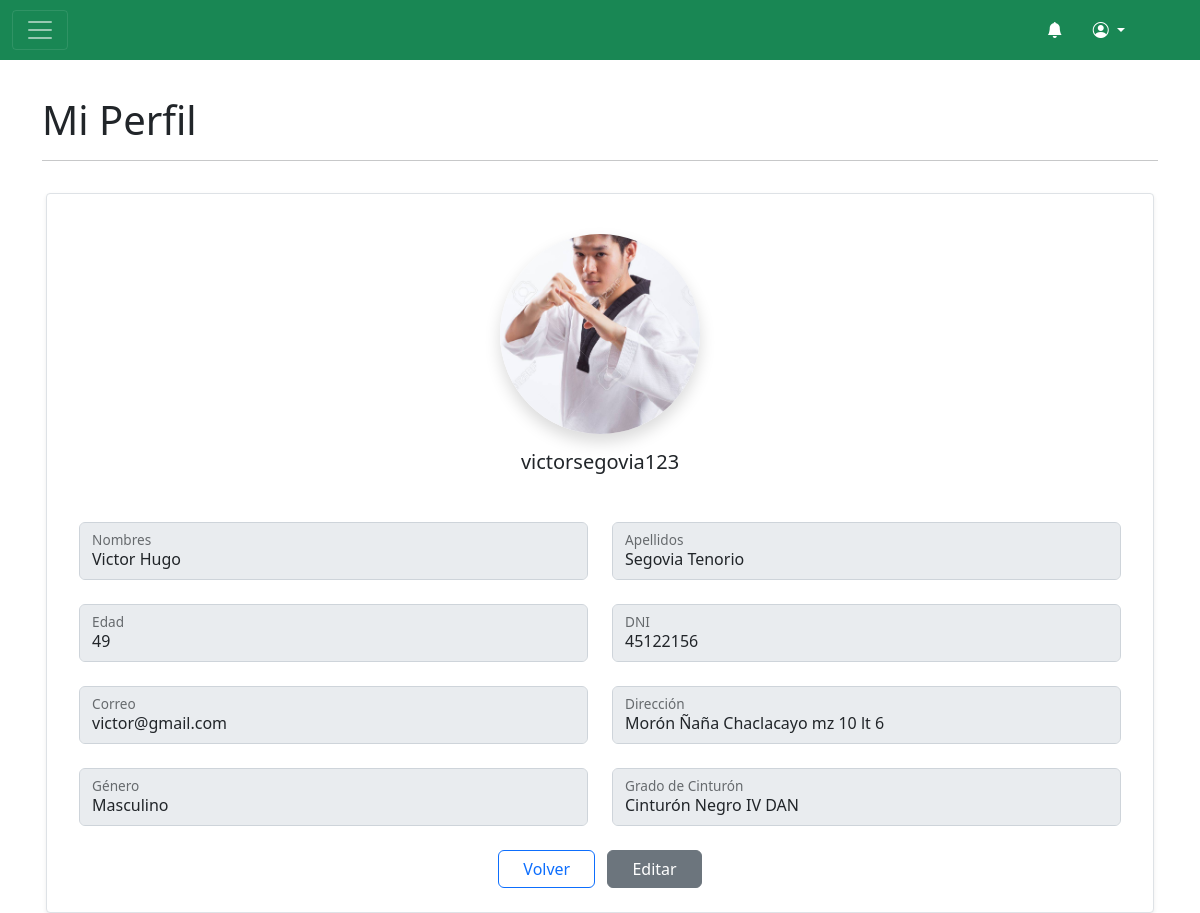
/editar_perfil/36/, run on the app's committed database.
### app/models.py (models this page shows)
class Docente(models.Model):
    nombre=models.CharField(max_length=50)
    apellido=models.CharField(max_length=50)
    edad=models.IntegerField()
    dni=models.IntegerField()
    correo=models.CharField(max_length=50)
    telefono=models.IntegerField()
    direccion=models.CharField(max_length=50)
    fecha_nacimiento=models.DateField()
    grado_cinturon=models.CharField(max_length=50)
    foto_perfil= models.ImageField(upload_to='imagenes_bd/',null=True,blank=True)
    genero=models.CharField(max_length=10,default='sin genero')
    id_usuario=models.ForeignKey(User,on_delete=models.CASCADE)
    class Meta:
        db_table='Docente'

### app/views/Perfil_Docente.py (the view)
# urls.py: path('editar_perfil/<int:id_docente>/', Perfil_Docente.editar_perfil, name='editar_perfil'),
def editar_perfil(request, id_docente):
    docente = Docente.objects.get(id=id_docente)
    if request.method == "POST":
        nombre = request.POST.get('nombre')
        apellido = request.POST.get('apellido')
        correo = request.POST.get('correo')
        direccion = request.POST.get('direccion')
        if nombre and not re.match("^[a-zA-ZáéíóúÁÉÍÓÚñÑ\s]+$", nombre):
            messages.error(request, "El nombre solo puede contener letras.")
            return redirect('editar_perfil', id_docente=docente.id)
        if apellido and not re.match("^[a-zA-ZáéíóúÁÉÍÓÚñÑ\s]+$", apellido):
            messages.error(request, "El apellido solo puede contener letras.")
            return redirect('editar_perfil', id_docente=docente.id)
        if nombre:  # Permitir actualización de nombre
            docente.nombre = nombre
        if apellido:  # Permitir actualización de apellido
            docente.apellido = apellido
        if correo:  # Permitir actualización de correo
            docente.correo = correo
        if direccion:  # Permitir actualización de dirección
            docente.direccion = direccion
        docente.save()
        messages.success(request, "Perfil actualizado exitosamente.")
        return redirect('editar_perfil', id_docente=docente.id)
    else:
        return render(request, 'app/docentes/Perfil_docente.html', {'docente': docente})

### app/templates/app/docentes/Perfil_docente.html (shortened to what this page needs)
{% extends "app/dashboard/dashboard_docente.html" %}
{% block titulo %} Mi Perfil {% endblock %}
{% block content %}
<div class="container mt-5">
    <form class="row g-3 p-4 shadow-sm bg-white border rounded-1" action="{% url 'editar_perfil' docente.id %}" method="post" enctype="multipart/form-data" id="perfilForm">
        <div class="col-12 text-center mb-4">
            <div class="position-relative d-inline-block">
                <img src="{{ docente.foto_perfil.url }}" alt="Foto de Perfil" class="rounded-circle shadow" style="width: 200px; height: 200px; object-fit: cover;">
                <h5 class="mt-3 text-center">{{ docente.id_usuario }}</h5>
            </div>
        </div>
        <div class="col-12">
            <div class="row g-4">
                <div class="col-md-6">
                    <div class="form-floating">
                        <input type="text" class="form-control" id="nombre" placeholder="Nombres" name="nombre" value="{{ docente.nombre }}" required disabled>
                        <label for="nombre">Nombres</label>
                    </div>
                </div>
                <div class="col-md-6">
                    <div class="form-floating">
                        <input type="text" class="form-control" id="apellido" placeholder="Apellidos" name="apellido" value="{{ docente.apellido }}" required disabled>
                        <label for="apellido">Apellidos</label>
                    </div>
                </div>
                <div class="col-md-6">
                    <div class="form-floating">
                        <input type="number" class="form-control" id="edad" placeholder="Edad" name="edad" value="{{ docente.edad }}" disabled required>
                        <label for="edad">Edad</label>
                    </div>
                </div>
                <div class="col-md-6">
                    <div class="form-floating">
                        <input type="text" class="form-control" id="dni" placeholder="DNI" minlength="8" maxlength="8" name="dni" value="{{ docente.dni }}" required disabled>
                        <label for="dni">DNI</label>
                    </div>
                </div>
                <div class="col-md-6">
                    <div class="form-floating">
                        <input type="email" class="form-control" id="correo" placeholder="Correo" name="correo" value="{{ docente.correo }}" required disabled>
                        <label for="correo">Correo</label>
                    </div>
                </div>
                <div class="col-md-6">
                    <div class="form-floating">
                        <input type="text" class="form-control" id="direccion" placeholder="Dirección" name="direccion" value="{{ docente.direccion }}" required disabled>
                        <label for="direccion">Dirección</label>
                    </div>
                </div>
                <div class="col-md-6">
                    <div class="form-floating">
                        <input type="text" class="form-control" id="genero" name="genero" value="{{ docente.genero }}" required disabled>
                        <label for="genero">Género</label>
                    </div>
                </div>
                <div class="col-md-6">
                    <div class="form-floating">
                        <input type="text" class="form-control" id="grado_cinturon" name="grado_cinturon" value="{{ docente.grado_cinturon }}" required disabled>
                        <label for="grado_cinturon">Grado de Cinturón</label>
                    </div>
                </div>
            </div>
        </div>
        <div class="col-12 text-center mt-4">
            <a href="/dashboard_docente/" class="btn btn-outline-primary px-4">Volver</a>
            <button type="button" class="btn btn-secondary px-4 ms-2" id="editButton">Editar</button>
        </div>
    </form>
</div>
{% endblock %}

### data on the page
Docente: foto_perfil (picture), id_usuario "victorsegovia123", nombre "Victor Hugo", apellido "Segovia Tenorio", edad "49", dni "45122156", correo "victor@gmail.com", direccion "Morón Ñaña Chaclacayo mz 10 lt 6", genero "Masculino", grado_cinturon "Cinturón Negro IV DAN"
